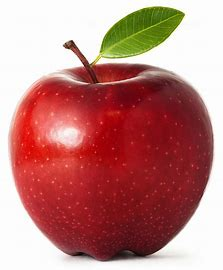
#> input picture 06_Feature_Transform/img/apple.jpg, 223 x 270 px
$ python c_SIFT_create.py
#> lines starting #> are read from the running program, lines starting #| are printed output that depends on the picture
import numpy as np
import cv2
from matplotlib import pyplot as plt

img = cv2.imread("img/apple.jpg", 0)
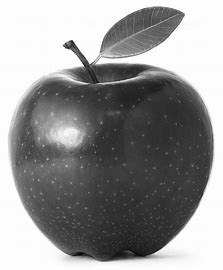
#> img: shape (270, 223); min 0, max 255, mean 148

#1. 특징점 추출 알고리즘  메소드를 선언
sift = cv2.SIFT_create()  # SIFT를  구성한다.
#2. 추출
res = sift.detect(img)  # -> KeyPoint 객체로  주어진 이미지에서 핵심 포인터를 찾겠다.
#> res = 60 keypoints; strongest (x, y, size): (71, 45, 7.1), (72, 41, 2), (67, 133, 22.1), (155, 25, 25.4)
print(res, type(res))
#> (printed output is left out)
#3. 그리기
img_sift = cv2.drawKeypoints(img, res, None, flags=4)
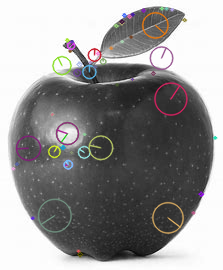
#> img_sift: shape (270, 223, 3); mean of channels 0, 1, 2 147.9, 148, 149.1; drawn as B, G, R

plt.imshow(cv2.cvtColor(img_sift, cv2.COLOR_BGR2RGB))
plt.title('SIFT Keypoints')
plt.axis('off')
plt.show()
'''
[ WARN:0@3.208]
global shadow_sift.hpp:15 cv::xfeatures2d::SIFT_create DEPRECATED:
cv.xfeatures2d.SIFT_create() is deprecated due SIFT tranfer to the main repository.
'''

$ run again, with 06_Feature_Transform/img/fly.jpg copied over 06_Feature_Transform/img/apple.jpg
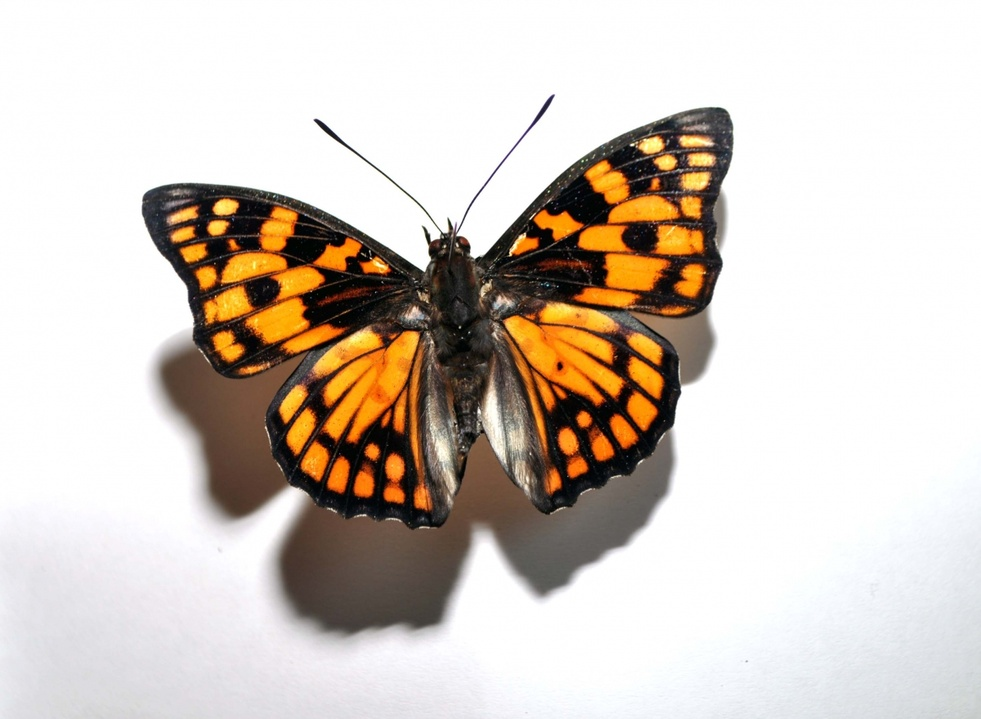
#> input picture 06_Feature_Transform/img/fly.jpg, 981 x 719 px, shrunk from 1200 x 879 before the run
#> `img = cv2.imread("img/apple.jpg", 0)`:
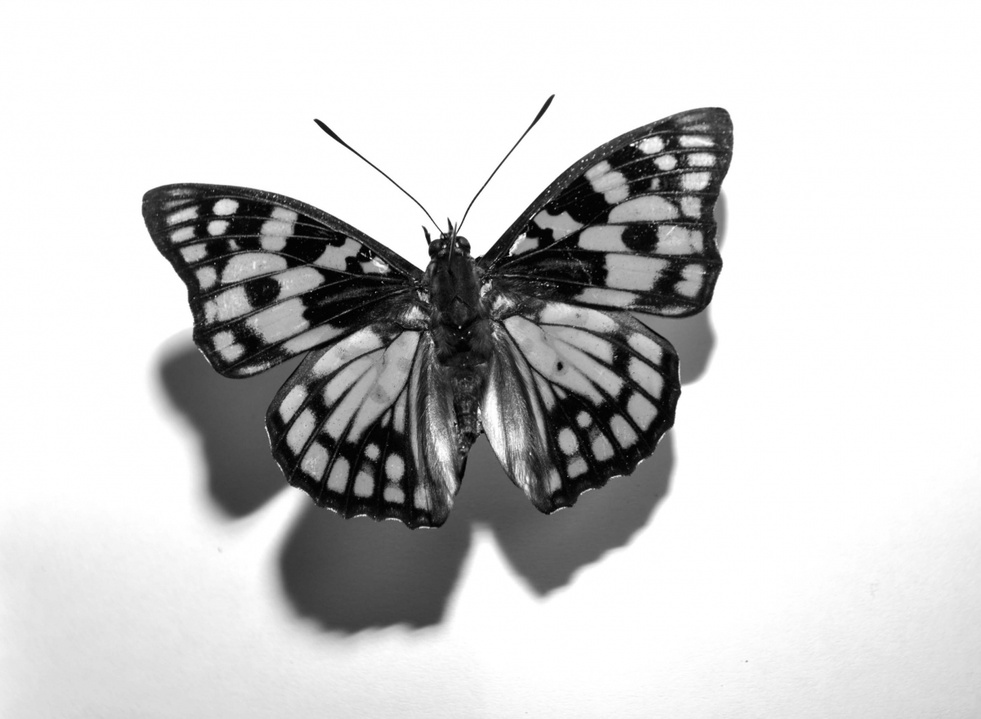
#> img: shape (719, 981); min 0, max 255, mean 203.2
#> res = 1544 keypoints; strongest (x, y, size): (632, 145, 2.2), (216, 228, 10.2), (225, 207, 11.7), (666, 163, 10.3)
#> (printed output is left out)
#> `img_sift = cv2.drawKeypoints(img, res, None, flags=4)`:
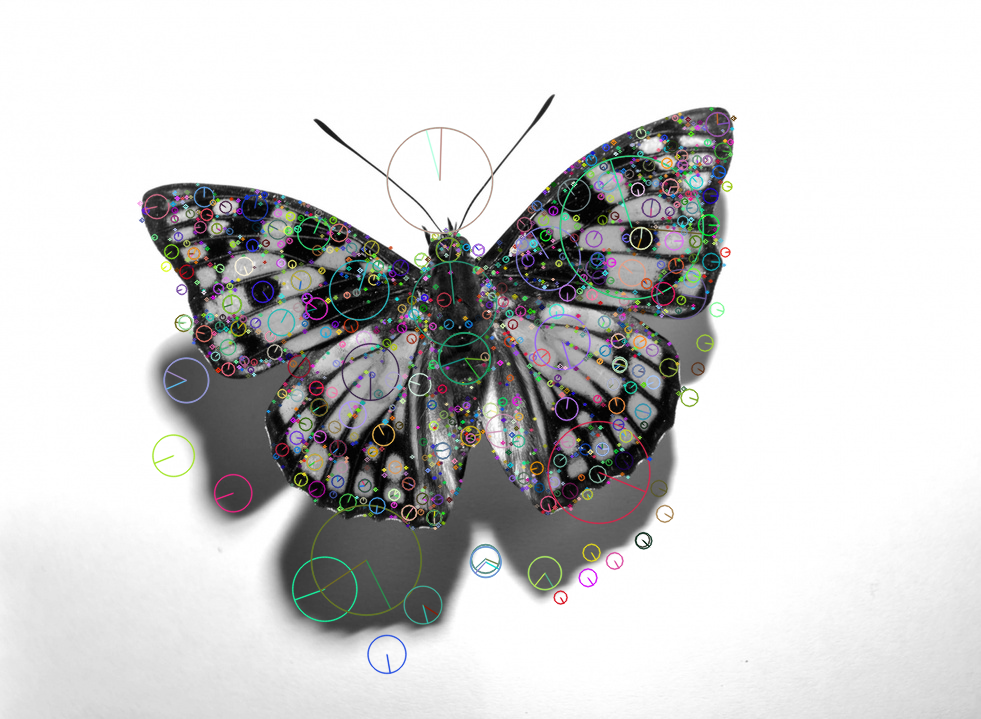
#> img_sift: shape (719, 981, 3); mean of channels 0, 1, 2 204.6, 204.8, 204.7; drawn as B, G, R
